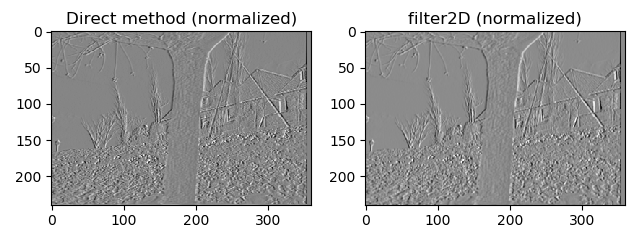
#> input picture Image Mining/TP_Features_OpenCV/23.png, 638 x 234 px, given in place of torb_small1.png, which was not available
$ python Features_Detect.py 23.png
#> lines starting #> are read from the running program, lines starting #| are printed output that depends on the picture; pictures that were not available may be replaced by others from this repository, and a replacement may not be noted
import numpy as np
import cv2

from matplotlib import pyplot as plt

# [13 lines of commented-out code are left out]
img1 = cv2.imread('Image_Pairs/torb_small1.png')
#> img1 is the input picture: shape (234, 638, 3); min 0, max 255, mean 175.7
print("Dimension of image 1:",img1.shape[0],"rows x",img1.shape[1],"columns")
#| Dimension of image 1: 234 rows x 638 columns
print("Type of image 1:",img1.dtype)
#| Type of image 1: uint8
img2 = cv2.imread('Image_Pairs/torb_small2.png')
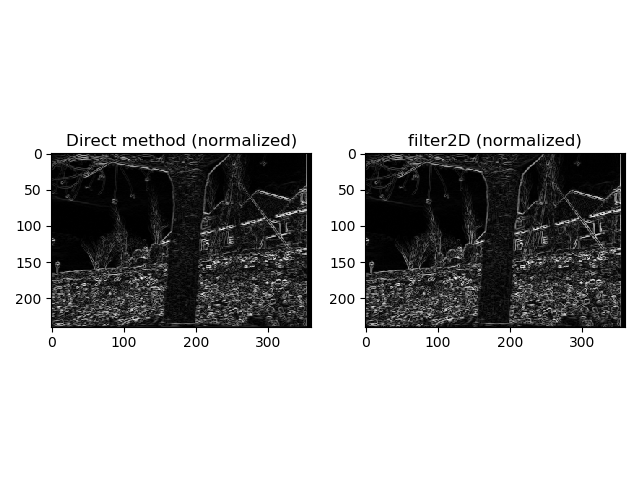
#> input picture Image Mining/TP_Features_OpenCV/232.png, 640 x 480 px, given in place of torb_small2.png, which was not available
#> img2 is the input picture: shape (480, 640, 3); min 0, max 255, mean 186.6
print("Dimension of image 2:",img2.shape[0],"rows x",img2.shape[1],"columns")
#| Dimension of image 2: 480 rows x 640 columns
print("Type of image 2:",img2.dtype)
#| Type of image 2: uint8
detector = 2
#Beggining the calculus...
t1 = cv2.getTickCount()
#Creation of objects "keypoints"
if detector == 1:
  kp1 = cv2.ORB_create(nfeatures = 250,#By default : 500
                       scaleFactor = 1.1,#By default : 1.2
                       nlevels = 8)#By default : 8
  kp2 = cv2.ORB_create(nfeatures=250,
                       scaleFactor = 1.8,
                       nlevels = 8)
  print("Detector: ORB")
else:
  kp1 = cv2.KAZE_create(upright = False,#By default : false
    		        threshold = 0.001,#By default : 0.001
  		            nOctaves = 4,#By default : 4
		            nOctaveLayers = 4,#By default : 4
		            diffusivity = 1)#By default : 2
  kp2 = cv2.KAZE_create(upright = False,#By default : false
	  	        threshold = 0.001,#By default : 0.001
		        nOctaves = 4,#By default : 4
		        nOctaveLayers = 4,#By default : 4
		        diffusivity = 2)#By default : 2
  kp3 = cv2.KAZE_create(upright=False,  # By default : false
                        threshold=0.001,  # By default : 0.001
                        nOctaves=4,  # By default : 4
                        nOctaveLayers=4,  # By default : 4
                        diffusivity=3)  # By default : 2
  kp4 = cv2.KAZE_create(upright=False,  # By default : false
                        threshold=0.001,  # By default : 0.001
                        nOctaves=4,  # By default : 4
                        nOctaveLayers=4,  # By default : 4
                        diffusivity=4)  # By default : 2
  print("Detector: KAZE")
#Conversion to grayscale
gray1 =  cv2.cvtColor(img1,cv2.COLOR_BGR2GRAY)
gray2 =  cv2.cvtColor(img1,cv2.COLOR_BGR2GRAY)
#Keypoints detection
pts1 = kp1.detect(gray1,None)
#> pts1 = 716 keypoints; strongest (x, y, size): (32, 67, 9.6), (346, 67, 9.6), (307, 201, 8), (621, 201, 7.9)
pts2 = kp2.detect(gray2,None)
#> pts2 = 742 keypoints; strongest (x, y, size): (32, 68, 9.9), (346, 68, 9.9), (305, 38, 12.3), (307, 201, 8)
pts3 = kp3.detect(gray1,None)
#> pts3 = 1022 keypoints; strongest (x, y, size): (32, 68, 9.9), (346, 68, 9.9), (293, 187, 24.1), (341, 137, 16.1)
pts4 = kp4.detect(gray2,None)
#> pts4 has the same summary as pts3
t2 = cv2.getTickCount()
time = (t2 - t1)/ cv2.getTickFrequency()
print("Detection of key points:",time,"s")

#Displaying the keypoints
img1 = cv2.drawKeypoints(gray1, pts1, None, flags=4)
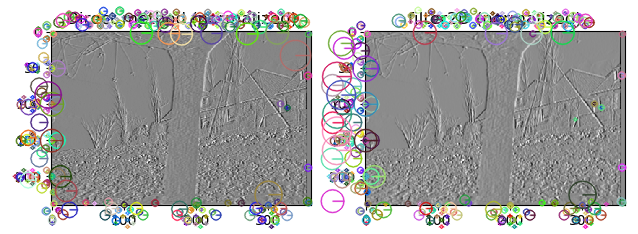
#> img1: shape (234, 638, 3); mean of channels 0, 1, 2 167.4, 167.8, 168.2; drawn as B, G, R
# flags defines the information level on key points
# 0: position only; 4: position + scale + direction
img2 = cv2.drawKeypoints(gray2, pts2, None, flags=4)
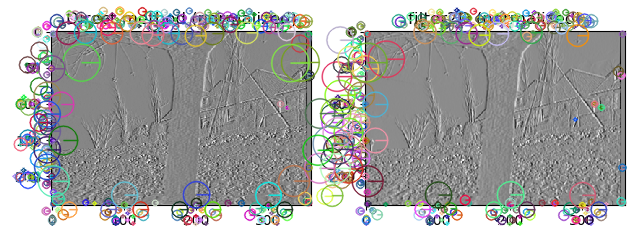
#> img2: shape (234, 638, 3); mean of channels 0, 1, 2 165.2, 166.8, 166.3; drawn as B, G, R
img3 = cv2.drawKeypoints(gray2, pts3, None, flags=4)
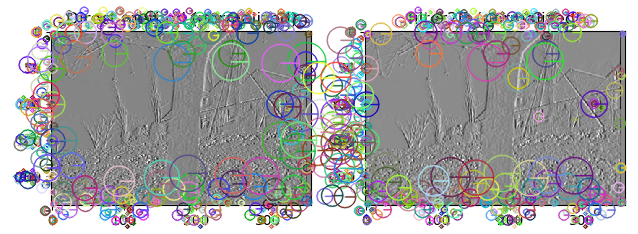
#> img3: shape (234, 638, 3); mean of channels 0, 1, 2 165.4, 164.6, 164.4; drawn as B, G, R
img4 = cv2.drawKeypoints(gray2, pts4, None, flags=4)
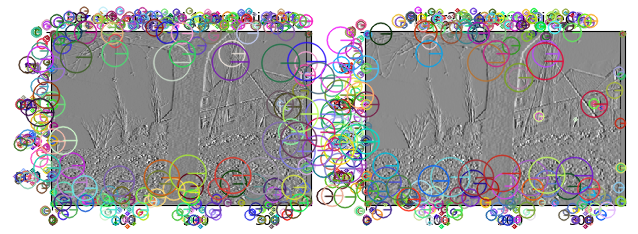
#> img4: shape (234, 638, 3); mean of channels 0, 1, 2 164.7, 164.2, 164.7; drawn as B, G, R
plt.subplot(221)
plt.imshow(img1)
plt.title('DIFF_PM_G1')

plt.subplot(222)
plt.imshow(img2)
plt.title('DIFF_PM_G2')
#plt.suptitle('Detector: KAZE')
plt.subplot(223)
plt.imshow(img3)
plt.title('DIFF_WEICKERT')

plt.subplot(224)
plt.imshow(img4)
plt.title('DIFF_CHARBONNIER')
plt.show()
